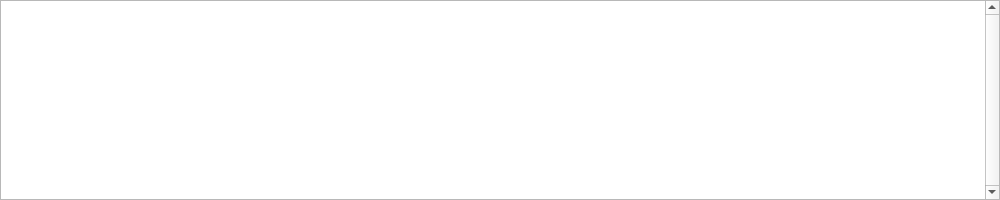
<?xml version="1.0" encoding="UTF-8"?>
<ui version="4.0">
 <class>gui::console</class>
 <widget class="QWidget" name="gui::console">
  <property name="geometry">
   <rect>
    <x>0</x>
    <y>0</y>
    <width>1000</width>
    <height>200</height>
   </rect>
  </property>
  <layout class="QVBoxLayout" name="layout">
   <property name="leftMargin">
    <number>0</number>
   </property>
   <property name="topMargin">
    <number>0</number>
   </property>
   <property name="rightMargin">
    <number>0</number>
   </property>
   <property name="bottomMargin">
    <number>0</number>
   </property>
   <item>
    <widget class="QTextEdit" name="text">
     <property name="verticalScrollBarPolicy">
      <enum>Qt::ScrollBarAlwaysOn</enum>
     </property>
     <property name="undoRedoEnabled">
      <bool>false</bool>
     </property>
     <property name="readOnly">
      <bool>true</bool>
     </property>
    </widget>
   </item>
  </layout>
 </widget>
 <resources/>
 <connections/>
</ui>
